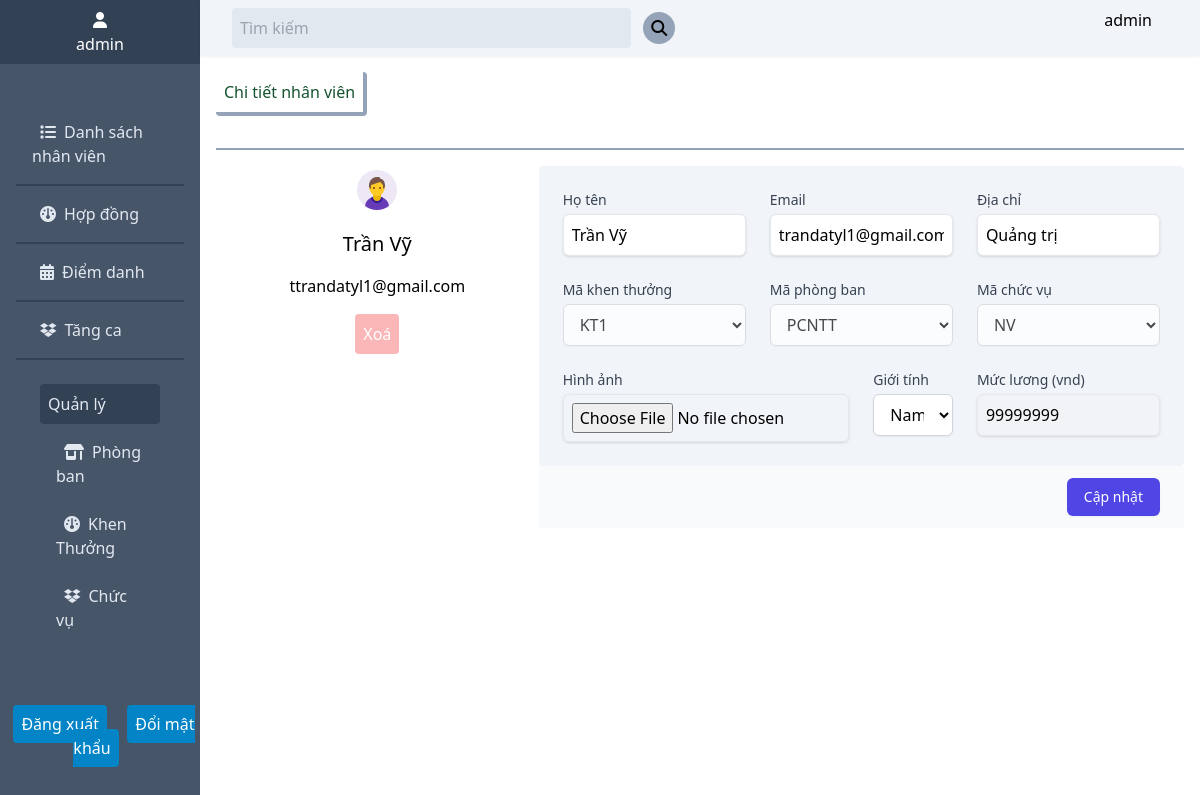
Screenshot of /chitietnhanvien.php?maNv=NV587 (signed in) with the database file from the repository.
### tables this page shows
CREATE TABLE `nhanvien` (
  `maNV` varchar(20) NOT NULL,
  `password` varchar(20) NOT NULL,
  `luong` int(11) NOT NULL,
  `hoten` varchar(30) NOT NULL,
  `hinhanh` varchar(20) NOT NULL,
  `diachi` varchar(20) NOT NULL,
  `email` varchar(33) NOT NULL,
  `gioitinh` int(1) NOT NULL,
  `trangthai` int(1) NOT NULL,
  `maKT` varchar(20) NOT NULL,
  `maPhongBan` varchar(20) NOT NULL,
  `maChucVu` varchar(20) NOT NULL
);

### src/controller/userController.php (called while the page is built, shortened)
<?php
class userController
{
    public function user_detail($id) {
        $User = new User();
        $data = $User->getId($id);
        include_once './src/views/user-detail.php';
    }
}

### src/config/database.php (called while the page is built, shortened)
<?php
class Database {
    public $hostname = 'localhost';
    public $username = 'root';
    public $pw = '';
    public $dbname = 'du_an1';
    public function __construct()
    {
        $this->conn = mysqli_connect($this->hostname, $this->username, $this->pw, $this->dbname);
    }
}
?>

### src/model/User.php (called while the page is built, shortened)
<?php
class User extends Database
{
    public function getId($id)
    {
        $reusult = mysqli_query($this->conn, "SELECT * FROM nhanvien where maNv = '$id'");
        $data = mysqli_fetch_assoc($reusult);
        return $data;
    }
}

### src/views/user-detail.php (the view, shortened to what this page needs)
<?php
require './src/views/component/head.php';
?>
<body>
    <main>
        <?php
        require './src/views/component/nav.php';
        ?>
        <section class="float-right w-5/6 relative">
            <?php
            require './src/views/component/search-header.php';
            ?>
            <div class="content-home bg_user ">
                <div class="flex text-green-900 font-medium">
                    <p class="border border-slate-400 rounded border-0 border-r-4 border-b-4 m-4 p-2">Chi tiết nhân viên</p>
                </div>
                <hr class="m-4 border-b-2 border-0 border-slate-400">
                <div class="m-4 flex">
                    <div class="w-1/3 text-center">
                        <img  class="m-auto" src="./assets/img/<?php echo $data['hinhanh']?>" alt="">
                        <p class="mt-4 font-medium text-xl"><?php echo $data['hoten'] ?></p>
                        <p class="mt-4">t<?php echo $data['email'] ?></p>
                        <form action="./crud.php" method="GET">
                            <button class="disabled disabled:opacity-50 rounded p-2 m-2 mt-4 bg-red-400 text-white" type="submit">Xoá</button>
                        </form>
                    </div>
                    <div class="w-2/3">
                        <form action="./crud.php" method="POST" class="">
                            <div class="overflow-hidden">
                                <div class="bg-slate-100 px-4 py-5 sm:p-6  rounded">
                                    <div class="grid grid-cols-6 gap-6 relative">
                                        <div class="col-span-2">
                                            <label for="fullName" class="block text-sm font-medium text-gray-700">Họ tên</label>
                                            <input type="text" name="fullName" id="fullName"  value="<?php echo $data['hoten'] ?>" autocomplete="given-name" class="mt-1 block w-full p-2 border rounded-md shadow focus:border-indigo-500">
                                        </div>
                                        <div class="col-span-2">
                                            <label for="email" class="block text-sm font-medium text-gray-700">Email</label>
                                            <input type="email" name="email" id="email" value="<?php echo $data['email'] ?>" autocomplete="email" class="mt-1 block w-full p-2 border rounded-md shadow focus:border-indigo-500">
                                        </div>
                                        <div class="col-span-2">
                                            <label for="address" class="block text-sm font-medium text-gray-700">Địa chỉ</label>
                                            <input type="text" value="<?php echo $data['diachi'] ?>" name="address" id="address" autocomplete="address-level1" class="mt-1 block w-full p-2 border rounded-md shadow focus:border-indigo-500">
                                        </div>
                                        <div class="col-span-2">
                                            <label for="maKT" class="block text-sm font-medium text-gray-700">Mã khen thưởng</label>
                                            <select id="maKT" name="maKT" autocomplete="maKT-name" class="mt-1 disabled block w-full rounded-md border border-gray-300 bg-white py-2 px-3 shadow-sm focus:border-indigo-500 focus:outline-none focus:ring-indigo-500">
                                                <option><?php echo $data['maKT']?></option>
                                            </select>
                                        </div>
                                        <div class="col-span-2">
                                            <label for="maPB" class="block text-sm font-medium text-gray-700">Mã phòng ban</label>
                                            <select id="maPB" name="maPB" autocomplete="maPB-name" class="disabled mt-1 disabled block w-full rounded-md border border-gray-300 bg-white py-2 px-3 shadow-sm focus:border-indigo-500 focus:outline-none focus:ring-indigo-500">
                                                <option><?php echo $data['maPhongBan']?></option>
                                            </select>
                                        </div>
                                        <div class="col-span-2">
                                            <label for="maCV" class="block text-sm font-medium text-gray-700">Mã chức vụ</label>
                                            <select id="maCV" name="maCV" autocomplete="maCV-name" class="mt-1 disabled block w-full rounded-md border border-gray-300 bg-white py-2 px-3 shadow-sm focus:border-indigo-500 focus:outline-none focus:ring-indigo-500">
                                                <option><?php echo $data['maChucVu']?></option>
                                            </select>
                                        </div>
                                        <div class="col-span-3">
                                            <label for="img" class="block text-sm font-medium text-gray-700">Hình ảnh</label>
                                            <input type="file" name="img" id="img" autocomplete="family-name" class="mt-1 block w-full p-2 border rounded-md shadow focus:border-indigo-500">
                                        </div>
                                        <div class="col-span-1">
                                            <label for="gender" class="block text-sm font-medium text-gray-700">Giới tính</label>
                                            <select id="gender" name="gender" autocomplete="gender-name" class="mt-1 block w-full rounded-md border border-gray-300 bg-white py-2 px-3 shadow-sm focus:border-indigo-500 focus:outline-none focus:ring-indigo-500">
                                                <option value="0">Nam</option>
                                            </select>
                                        </div>
                                        <div class="col-span-2">
                                            <label for="salary" class="block text-sm font-medium text-gray-700">Mức lương (vnd)</label>
                                            <input type="text" value="<?php echo $data['luong']?>" name="salary" id="salary" autocomplete="salary" class="mt-1 disabled block w-full p-2 border rounded-md shadow focus:border-indigo-500">
                                        </div>
                                    </div>
                                </div>
                                <div class="bg-gray-50 px-4 py-3 text-right sm:px-6">
                                    <button type="submit" class="inline-flex justify-center rounded-md border border-transparent bg-indigo-600 py-2 px-4 text-sm font-medium text-white shadow-sm hover:bg-indigo-700 focus:outline-none focus:ring-2 focus:ring-indigo-500 focus:ring-offset-2">Cập nhật</button>
                                </div>
                            </div>
                        </form>
                    </div>
                </div>
            </div>
        </section>
    </main>
</body>
</html>

### src/views/component/search-header.php (shortened to what this page needs)
<header class="bg-slate-100 drop-shadow-sm flex justify-between w-full">
    <form action="./timkiemnhanvien.php" method="GET">
        <input type="text" name="search" class="p-2 pr-40 bg-slate-200 text-slate-700 rounded m-2 ml-8" placeholder="Tìm kiếm">
        <button type="submit"><i class="p-2 rounded-full bg-slate-400 fa-solid fa-magnifying-glass"></i></button>
    </form>
    <div class="profile mr-10 relative">
        <?php
            $User = new User();
            $dataUserId = $User->getId($_SESSION['isUser']);
        ?>
        <form class="flex m-2 cursor-pointer" action="./chitietnhanvien.php" method="GET">
            <button class="m-auto"><?php echo $dataUserId['hoten'] ?></button>
        </form>
    </div>
</header>

### rows the page displays
nhanvien: hoten "admin"
nhanvien: hinhanh (picture), hoten "Trần Vỹ", email "trandatyl1@gmail.com", fullName "Trần Vỹ", address "Quảng trị", maKT "KT1", maPB "PCNTT", maCV "NV", salary "99999999"

### other values shown
$_SESSION['isUser'] "admin"
